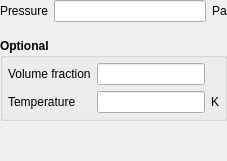
              <widget class="QWidget" name="page_fluid_po">
               <layout class="QVBoxLayout" name="verticalLayout_4">
                <property name="leftMargin">
                 <number>0</number>
                </property>
                <property name="topMargin">
                 <number>0</number>
                </property>
                <property name="rightMargin">
                 <number>0</number>
                </property>
                <property name="bottomMargin">
                 <number>0</number>
                </property>
                <item>
                 <layout class="QGridLayout" name="gridLayout_12">
                  <property name="leftMargin">
                   <number>0</number>
                  </property>
                  <property name="topMargin">
                   <number>0</number>
                  </property>
                  <property name="rightMargin">
                   <number>0</number>
                  </property>
                  <property name="bottomMargin">
                   <number>10</number>
                  </property>
                  <item row="0" column="2">
                   <widget class="QLabel" name="label_bc_pg_2_units">
                    <property name="text">
                     <string>Pa</string>
                    </property>
                   </widget>
                  </item>
                  <item row="0" column="0">
                   <widget class="QLabel" name="label_bc_p_g_2">
                    <property name="text">
                     <string>Pressure</string>
                    </property>
                   </widget>
                  </item>
                  <item row="0" column="1">
                   <widget class="LineEdit" name="lineedit_keyword_bc_p_g_2_args_BC"/>
                  </item>
                 </layout>
                </item>
                <item>
                 <widget class="QGroupBox" name="groupbox_fluid_po_optional">
                  <property name="font">
                   <font>
                    <weight>75</weight>
                    <bold>true</bold>
                   </font>
                  </property>
                  <property name="title">
                   <string>Optional</string>
                  </property>
                  <property name="flat">
                   <bool>true</bool>
                  </property>
                  <layout class="QGridLayout" name="gridLayout_13">
                   <property name="leftMargin">
                    <number>5</number>
                   </property>
                   <property name="topMargin">
                    <number>5</number>
                   </property>
                   <property name="rightMargin">
                    <number>5</number>
                   </property>
                   <property name="bottomMargin">
                    <number>5</number>
                   </property>
                   <item row="1" column="2">
                    <widget class="QLabel" name="label_bc_t_g_2_units">
                     <property name="font">
                      <font>
                       <weight>50</weight>
                       <bold>false</bold>
                      </font>
                     </property>
                     <property name="text">
                      <string>K</string>
                     </property>
                    </widget>
                   </item>
                   <item row="1" column="0">
                    <widget class="QLabel" name="label_bc_t_g_2">
                     <property name="font">
                      <font>
                       <weight>50</weight>
                       <bold>false</bold>
                      </font>
                     </property>
                     <property name="text">
                      <string>Temperature</string>
                     </property>
                    </widget>
                   </item>
                   <item row="0" column="1">
                    <widget class="LineEdit" name="lineedit_bc_ep_g_2_args_BC">
                     <property name="font">
                      <font>
                       <weight>50</weight>
                       <bold>false</bold>
                      </font>
                     </property>
                    </widget>
                   </item>
                   <item row="1" column="1">
                    <widget class="LineEdit" name="lineedit_keyword_bc_t_g_2_args_BC">
                     <property name="font">
                      <font>
                       <weight>50</weight>
                       <bold>false</bold>
                      </font>
                     </property>
                    </widget>
                   </item>
                   <item row="0" column="0">
                    <widget class="QLabel" name="label_bc_ep_g_2">
                     <property name="font">
                      <font>
                       <weight>50</weight>
                       <bold>false</bold>
                      </font>
                     </property>
                     <property name="text">
                      <string>Volume fraction</string>
                     </property>
                    </widget>
                   </item>
                  </layout>
                 </widget>
                </item>
                <item>
                 <spacer name="verticalSpacer_3">
                  <property name="orientation">
                   <enum>Qt::Vertical</enum>
                  </property>
                  <property name="sizeHint" stdset="0">
                   <size>
                    <width>20</width>
                    <height>40</height>
                   </size>
                  </property>
                 </spacer>
                </item>
               </layout>
              </widget>
